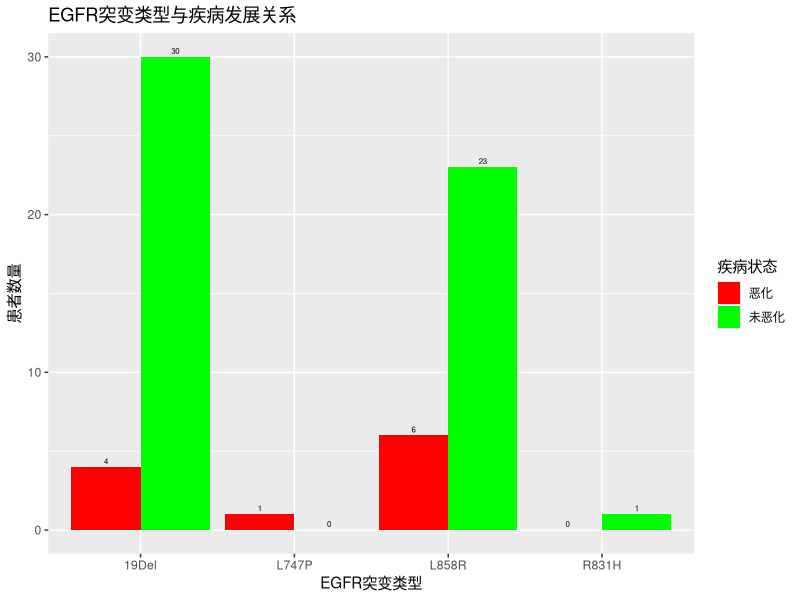
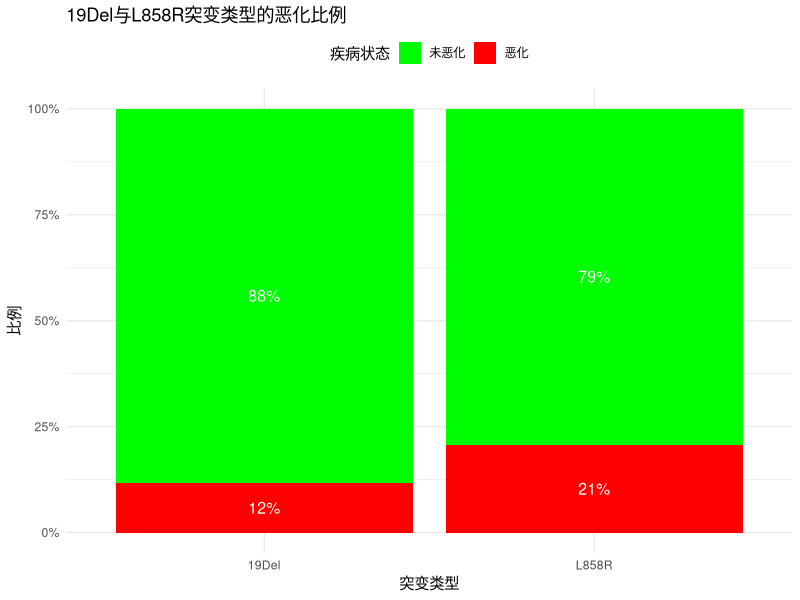

The R source for these figures, in order:
## ---- chunk 1
knitr::opts_chunk$set(echo = TRUE)
library(ggplot2)
library(readxl)
library(dplyr)
library(tidyr)
## ---- chunk 2
mdata <- read_xlsx("./clean.metadata.xlsx","Sheet1")
summary(mdata)
table(mdata$Disease)
mdata_clean <- mdata%>%
  filter(Disease!="鳞癌")
table(mdata_clean$Disease)

## ---- chunk 3
table(mdata_clean$EGFR)
mdata_clean$EGFR[which(mdata_clean$EGFR=="19del")] <- "19Del"
mdata_clean$Dev_factor <- as.factor(mdata_clean$Develop)
levels(mdata_clean$Dev_factor) <- c("未恶化","恶化")
table(mdata_clean$Dev_factor)
mutation_data<-data.frame(num=seq(from=1,to=65,by=1),mdata_clean$EGFR,mdata_clean$Dev_factor)
show(mutation_data)
## ---- chunk 4
result_table<-mutation_data%>%
  group_by(mdata_clean.EGFR,mdata_clean.Dev_factor)%>%
  summarise(count=n(),.groups="drop")%>%
  pivot_wider(names_from=mdata_clean.Dev_factor,values_from=count,values_fill=0)
print(result_table)
plot_data <- result_table %>%
  pivot_longer(
    cols = c("未恶化", "恶化"),
    names_to = "Dev_status",
    values_to = "count"
  )
## ---- chunk 5
ggplot(plot_data, aes(x = mdata_clean.EGFR, y = count, fill = Dev_status)) +
  geom_bar(stat = "identity", position = position_dodge()) +
  geom_text(aes(label = count), 
            position = position_dodge(width = 0.9),
            vjust = -0.5, size = 2) +
  labs(title = "EGFR突变类型与疾病发展关系",
       x = "EGFR突变类型",
       y = "患者数量",
       fill = "疾病状态") +
  scale_fill_manual(values = c("未恶化" = "green", "恶化" = "red"))
## ---- chunk 6
# 首先筛选出19Del和L858R的数据
filtered_data <- mutation_data %>%
  filter(mdata_clean.EGFR %in% c("19Del", "L858R"))

# 计算比例（按突变类型分组）
plot_data <- filtered_data %>%
  group_by(mdata_clean.EGFR) %>%
  count(mdata_clean.Dev_factor) %>%
  mutate(prop = n / sum(n)) %>%
  ungroup()

# 绘制比例堆叠图（仅显示19Del和L858R）
ggplot(plot_data, aes(x = mdata_clean.EGFR, y = prop, fill = mdata_clean.Dev_factor)) +
  geom_bar(stat = "identity") +
  geom_text(aes(label = scales::percent(prop, accuracy = 1)), 
            position = position_stack(vjust = 0.5),
            color = "white", size = 4) +
  labs(title = "19Del与L858R突变类型的恶化比例",
       x = "突变类型",
       y = "比例",
       fill = "疾病状态") +
  scale_fill_manual(values = c("未恶化" = "green", "恶化" = "red")) +
  scale_y_continuous(labels = scales::percent) +
  theme_minimal() +
  theme(legend.position = "top")
## ---- chunk 7
test_data <- filtered_data %>%
  select(mdata_clean.EGFR, mdata_clean.Dev_factor)
fisher_result <- fisher.test(table(test_data))
print(fisher_result)
